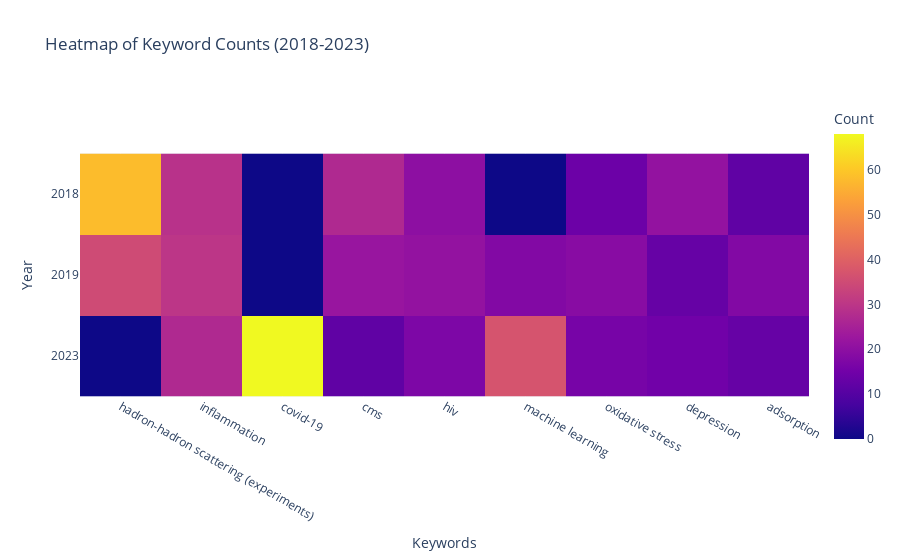

Write notebook code for a chart like this one.
### Code cell
# Prepare data for a heatmap
heatmap_data = merge2.set_index('Keywords')[['2018_Count', '2019_Count', '2023_Count']]

# Create the heatmap
import plotly.express as px
fig = px.imshow(heatmap_data.T, 
                labels=dict(x="Keywords", y="Year", color="Count"),
                x=heatmap_data.index, 
                y=['2018', '2019','2023'],
                title='Heatmap of Keyword Counts (2018-2023)')
fig.show()

### Figure 1 — Plotly figure (JSON) as saved in the notebook; plotly's stock layout.template omitted (floating-point values rounded to 4 significant figures)
{"data": [{"coloraxis": "coloraxis", "hovertemplate": "Keywords: %{x}<br>Year: %{y}<br>Count: %{z}<extra></extra>", "name": "0", "type": "heatmap", "x": ["hadron-hadron scattering (experiments)", "inflammation", "covid-19", "cms", "hiv", "machine learning", "oxidative stress", "depression", "adsorption"], "xaxis": "x", "y": ["2018", "2019", "2023"], "yaxis": "y", "z": [[58, 29, 0, 27, 20, 0, 14, 21, 12], [35, 30, 0, 22, 21, 18, 19, 13, 18], [0, 27, 68, 12, 17, 37, 16, 15, 13]]}], "layout": {"coloraxis": {"colorbar": {"title": {"text": "Count"}}, "colorscale": [[0, "#0d0887"], [0.1111, "#46039f"], [0.2222, "#7201a8"], [0.3333, "#9c179e"], [0.4444, "#bd3786"], [0.5556, "#d8576b"], [0.6667, "#ed7953"], [0.7778, "#fb9f3a"], [0.8889, "#fdca26"], [1, "#f0f921"]]}, "title": {"text": "Heatmap of Keyword Counts (2018-2023)"}, "xaxis": {"anchor": "y", "constrain": "domain", "domain": [0, 1], "scaleanchor": "y", "title": {"text": "Keywords"}}, "yaxis": {"anchor": "x", "autorange": "reversed", "constrain": "domain", "domain": [0, 1], "title": {"text": "Year"}}}}
